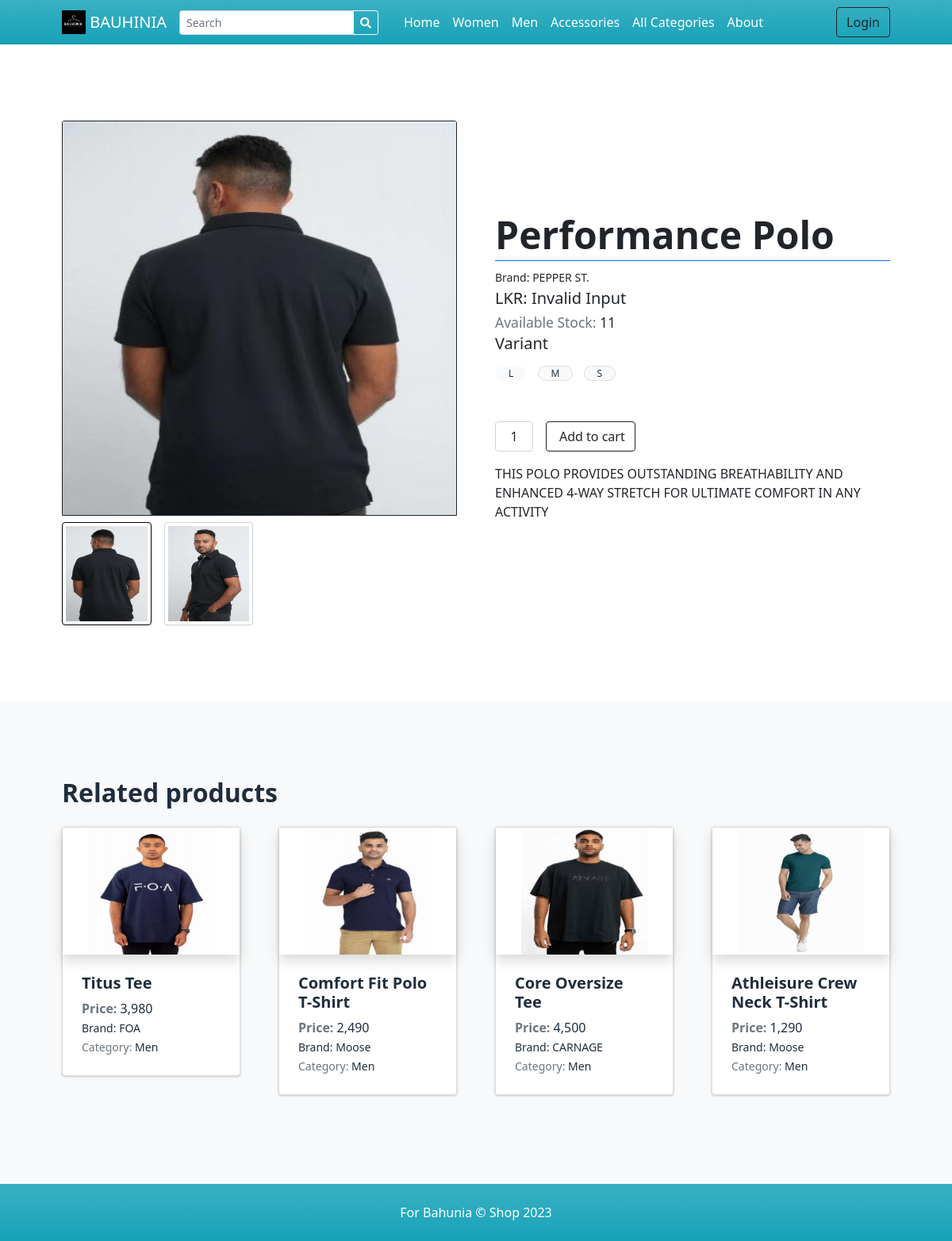
/?p=view_product&id=d3d9446802a44259755d38e6d163e820, run on the app's committed database.
### tables this page shows
CREATE TABLE `categories` (
  `id` int(30) NOT NULL,
  `category` varchar(250) NOT NULL,
  `description` text DEFAULT NULL,
  `status` tinyint(1) NOT NULL DEFAULT 1,
  `delete_flag` tinyint(1) NOT NULL DEFAULT 0,
  `date_created` datetime NOT NULL DEFAULT current_timestamp()
);

CREATE TABLE `inventory` (
  `id` int(30) NOT NULL,
  `variant` text NOT NULL,
  `product_id` int(30) NOT NULL,
  `quantity` double NOT NULL,
  `price` float NOT NULL,
  `date_created` datetime NOT NULL DEFAULT current_timestamp(),
  `date_updated` datetime DEFAULT NULL ON UPDATE current_timestamp()
);

CREATE TABLE `products` (
  `id` int(30) NOT NULL,
  `brand_id` int(30) NOT NULL,
  `category_id` int(30) NOT NULL,
  `name` varchar(250) NOT NULL,
  `specs` text NOT NULL,
  `status` tinyint(1) NOT NULL DEFAULT 1,
  `delete_flag` tinyint(1) NOT NULL DEFAULT 0,
  `date_created` datetime NOT NULL DEFAULT current_timestamp()
);

CREATE TABLE `brands` (
  `id` int(30) NOT NULL,
  `name` varchar(250) NOT NULL,
  `description` text DEFAULT NULL,
  `image_path` text DEFAULT NULL,
  `status` tinyint(1) NOT NULL DEFAULT 1,
  `delete_flag` tinyint(1) NOT NULL DEFAULT 0,
  `date_created` datetime NOT NULL DEFAULT current_timestamp()
);

### classes/DBConnection.php (called while the page is built, shortened)
<?php
class DBConnection{
    private $host = DB_SERVER;
    private $username = DB_USERNAME;
    private $password = DB_PASSWORD;
    private $database = DB_NAME;
    public $conn;
    public function __construct(){
        if (!isset($this->conn)) {
            $this->conn = new mysqli($this->host, $this->username, $this->password, $this->database);
        }
    }
}
?>

### classes/SystemSettings.php (called while the page is built, shortened)
<?php
class SystemSettings extends DBConnection{
	function userdata($field = ''){
		if(!empty($field)){
			if(isset($_SESSION['userdata'][$field]))
				return $_SESSION['userdata'][$field];
			else
				return null;
		}else{
			return false;
		}
	}
	function info($field=''){
		if(!empty($field)){
			if(isset($_SESSION['system_info'][$field]))
				return $_SESSION['system_info'][$field];
			else
				return false;
		}else{
			return false;
		}
	}
}
$_settings = new SystemSettings();
?>

### config.php (called while the page is built, shortened)
<?php
require_once('classes/DBConnection.php');
require_once('classes/SystemSettings.php');
function validate_image($file){
	if(!empty($file)){
        $ex = explode("?",$file);
        $file = $ex[0];
        $ts = isset($ex[1]) ? "?".$ex[1] : '';
		if(is_file(base_app.$file)){
			return base_url.$file.$ts;
		}else{
			return base_url.'dist/img/no-image-available.png';
		}
	}else{
		return base_url.'dist/img/no-image-available.png';
	}
}
function format_num($number = '' , $decimal = ''){
    if(is_numeric($number)){
        $ex = explode(".",$number);
        $decLen = isset($ex[1]) ? strlen($ex[1]) : 0;
        if(is_numeric($decimal)){
            return number_format($number,$decimal);
        }else{
            return number_format($number,$decLen);
        }
    }else{
        return "Invalid Input";
    }
}
?>

### view_product.php (the view, shortened to what this page needs)
<?php
 $products = $conn->query("SELECT p.*,b.name as bname,c.category FROM `products` p inner join brands b on p.brand_id = b.id inner join categories c on p.category_id = c.id where md5(p.id) = '{$_GET['id']}' ");
 if($products->num_rows > 0){
    $upload_path = base_app.'/uploads/product_'.$id;
    $img = "";
    if(is_dir($upload_path)){
        $fileO = scandir($upload_path);
        if(isset($fileO[2]))
            $img = "uploads/product_".$id."/".$fileO[2];
    }
    $inventory = $conn->query("SELECT * FROM inventory where product_id = ".$id." order by variant asc");
    $inv = array();
    while($ir = $inventory->fetch_assoc()){
        $ir['price'] = format_num($ir['price']);
        $ir['stock'] = $ir['quantity'];
        $sold = $conn->query("SELECT sum(quantity) FROM `order_list` where inventory_id = '{$ir['id']}' and order_id in (SELECT order_id from `sales`)")->fetch_array()[0];
        $sold = $sold > 0 ? $sold : 0;
        $ir['stock'] = $ir['stock'] - $sold;
        $inv[] = $ir;
    }
 }
?>
<section class="py-5">
    <div class="container px-4 px-lg-5 my-5">
        <div class="row gx-4 gx-lg-5 align-items-center">
            <div class="col-md-6">
                <img class="card-img-top mb-5 mb-md-0 border border-dark" loading="lazy" id="display-img" src="<?php echo validate_image($img) ?>" alt="..." />
                <div class="mt-2 row gx-2 gx-lg-3 row-cols-4 row-cols-md-3 row-cols-xl-4 justify-content-start">
                    <?php
                        foreach($fileO as $k => $img):
                            if(in_array($img,array('.','..')))
                                continue;
                    ?>
                    <div class="col">
                        <a href="javascript:void(0)" class="view-image <?php echo $k == 2 ? "active":'' ?>"><img src="<?php echo validate_image('uploads/product_'.$id.'/'.$img) ?>" loading="lazy"  class="img-thumbnail" alt=""></a>
                    </div>
                    <?php endforeach; ?>
                </div>
            </div>
            <div class="col-md-6">
                <h1 class="display-5 fw-bolder border-bottom border-primary pb-1"><?php echo $name ?></h1>
                <p class="m-0"><small>Brand: <?php echo $bname ?></small></p>
                <div class="fs-5 mb-5">
                LKR:  <span id="price"><?php echo isset($inv[0]['price']) ?  format_num($inv[0]['price']) : "--" ?></span>
                <br>
                <span><small><span class="text-muted">Available Stock:</span> <span id="avail"><?php echo isset($inv[0]['stock']) ? format_num($inv[0]['stock']) : "--" ?></span></small></span>
                <h5>Variant</h5>
                <?php
                    $active = false;
                foreach($inv as $k => $v):
                ?>
                <span class="variant-item border rounded-pill bg-gradient-light mr-2 text-xs px-3 <?= (!$active) ? "active" : "" ?>" data-key = "<?= $k ?>"><?= $v['variant'] ?></span>
                <?php
                    $active = true;
                     endforeach;
                ?>
                </div>
                <form action="" id="add-cart">
                <div class="d-flex">
                    <input class="form-control text-center me-3" id="inputQuantity" type="num" value="1" style="max-width: 3rem" name="quantity" />
                    <button class="btn btn-outline-dark flex-shrink-0" type="submit">
                        Add to cart
                    </button>
                </div>
                </form>
                <p class="lead"><?php echo stripslashes(html_entity_decode($specs)) ?></p>
            </div>
        </div>
    </div>
</section>
<section class="py-5 bg-light">
    <div class="container px-4 px-lg-5 mt-5">
        <h2 class="fw-bolder mb-4">Related products</h2>
        <div class="row gx-4 gx-lg-5 row-cols-1 row-cols-md-3 row-cols-xl-4 justify-content-center">
        <?php
            $products = $conn->query("SELECT p.*,b.name as bname,c.category  FROM `products` p inner join brands b on p.brand_id = b.id inner join categories c on p.category_id = c.id where p.status = 1 and (p.category_id = '{$category_id}' or p.brand_id = '{$brand_id}') and p.id !='{$id}' order by rand() limit 4 ");
            while($row = $products->fetch_assoc()):
                $upload_path = base_app.'/uploads/product_'.$row['id'];
                $img = "";
                if(is_dir($upload_path)){
                    $fileO = scandir($upload_path);
                    if(isset($fileO[2]))
                        $img = "uploads/product_".$row['id']."/".$fileO[2];
                }
                foreach($row as $k=> $v){
                    $row[$k] = trim(stripslashes($v));
                }
                $rinventory = $conn->query("SELECT distinct(`price`) FROM inventory where product_id = ".$row['id']." order by `price` asc");
                $rinv = array();
                while($ir = $rinventory->fetch_assoc()){
                    $rinv[] = format_num($ir['price']);
                }
                $price = '';
                if(isset($rinv[0]))
                $price .= $rinv[0];
        ?>
            <div class="col mb-5">
                <a class="card product-item text-reset text-decoration-none" href=".?p=view_product&id=<?php echo md5($row['id']) ?>">
                    <div class="overflow-hidden shadow product-holder">
                        <img class="card-img-top w-100 product-cover" src="<?php echo validate_image($img) ?>" alt="..." />
                    </div>
                    <div class="card-body p-4">
                        <div class="">
                            <h5 class="fw-bolder"><?php echo $row['name'] ?></h5>
                            <span><b class="text-muted">Price: </b><?php echo $price ?></span>
                            <p class="m-0"><small>Brand: <?php echo $row['bname'] ?></small></p>
                            <p class="m-0"><small><span class="text-muted">Category:</span> <?php echo $row['category'] ?></small></p>
                        </div>
                    </div>
                </a>
            </div>
            <?php endwhile; ?>
        </div>
    </div>
</section>

### index.php (shortened to what this page needs)
<?php require_once('config.php'); ?>
<!DOCTYPE html>
<html lang="en">
<?php require_once('inc/header.php') ?>
<body>
<?php require_once('inc/topBarNav.php') ?>
<?php $page = isset($_GET['p']) ? $_GET['p'] : 'home';  ?>
<?php
    if(!file_exists($page.".php") && !is_dir($page)){
        include '404.html';
    }else{
    if(is_dir($page))
        include $page.'/index.php';
    else
        include $page.'.php';
    }
?>
<?php require_once('inc/footer.php') ?>
</body>
</html>

### inc/header.php (shortened to what this page needs)
<head>
    <link rel="stylesheet" href="<?php echo base_url ?>plugins/fontawesome-free/css/all.min.css">
    <link rel="stylesheet" href="<?php echo base_url ?>plugins/tempusdominus-bootstrap-4/css/tempusdominus-bootstrap-4.min.css">
  <link rel="stylesheet" href="<?php echo base_url ?>plugins/datatables-bs4/css/dataTables.bootstrap4.min.css">
  <link rel="stylesheet" href="<?php echo base_url ?>plugins/datatables-responsive/css/responsive.bootstrap4.min.css">
  <link rel="stylesheet" href="<?php echo base_url ?>plugins/datatables-buttons/css/buttons.bootstrap4.min.css">
  <link rel="stylesheet" href="<?php echo base_url ?>plugins/select2/css/select2.min.css">
  <link rel="stylesheet" href="<?php echo base_url ?>plugins/select2-bootstrap4-theme/select2-bootstrap4.min.css">
    <link rel="stylesheet" href="<?php echo base_url ?>plugins/icheck-bootstrap/icheck-bootstrap.min.css">
    <link rel="stylesheet" href="<?php echo base_url ?>plugins/jqvmap/jqvmap.min.css">
    <link rel="stylesheet" href="<?php echo base_url ?>dist/css/adminlte.css">
    <link rel="stylesheet" href="<?php echo base_url ?>dist/css/custom.css">
    <link rel="stylesheet" href="<?php echo base_url ?>assets/css/styles.css">
    <link rel="stylesheet" href="<?php echo base_url ?>plugins/overlayScrollbars/css/OverlayScrollbars.min.css">
    <link rel="stylesheet" href="<?php echo base_url ?>plugins/daterangepicker/daterangepicker.css">
    <link rel="stylesheet" href="<?php echo base_url ?>plugins/summernote/summernote-bs4.min.css">
  <link rel="stylesheet" href="<?php echo base_url ?>plugins/sweetalert2-theme-bootstrap-4/bootstrap-4.min.css">
  </head>

### inc/topBarNav.php (shortened to what this page needs)
<nav class="navbar navbar-expand-lg navbar-dark bg-gradient-info">
            <div class="container px-4 px-lg-5 ">
                <a class="navbar-brand" href="./">
                <img src="<?php echo validate_image($_settings->info('logo')) ?>" width="30" height="30" class="d-inline-block align-top" alt="" loading="lazy">
                <?php echo $_settings->info('short_name') ?>
                </a>
                <form class="form-inline" id="search-form">
                  <div class="input-group">
                    <input class="form-control form-control-sm form " type="search" placeholder="Search" aria-label="Search" name="search"  value="<?php echo isset($_GET['search']) ? $_GET['search'] : "" ?>"  aria-describedby="button-addon2">
                    <div class="input-group-append">
                      <button class="btn btn-outline-light btn-sm m-0" type="submit" id="button-addon2"><i class="fa fa-search"></i></button>
                    </div>
                  </div>
                </form>
                <div class="collapse navbar-collapse" id="navbarSupportedContent">
                    <ul class="navbar-nav me-auto mb-2 mb-lg-0 ms-lg-4">
                        <li class="nav-item"><a class="nav-link text-white" aria-current="page" href="./">Home</a></li>
                        <?php
                        $cat_qry = $conn->query("SELECT * FROM categories where status = 1  limit 3");
                        $count_cats =$conn->query("SELECT * FROM categories where status = 1 ")->num_rows;
                        while($crow = $cat_qry->fetch_assoc()):
                        ?>
                        <li class="nav-item"><a class="nav-link text-white" aria-current="page" href="./?p=products&c=<?php echo md5($crow['id']) ?>"><?php echo $crow['category'] ?></a></li>
                        <?php endwhile; ?>
                        <?php if($count_cats > 3): ?>
                        <li class="nav-item"><a class="nav-link text-white" href="./?p=view_categories">All Categories</a></li>
                        <?php endif; ?>
                        <li class="nav-item"><a class="nav-link text-white" href="./?p=about">About</a></li>
                    </ul>
                    <div class="d-flex align-items-center">
                      <?php if($_settings->userdata('id') > 0 && $_settings->userdata('login_type') == 2): ?>
                        <a class="text-dark mr-2 nav-link text-white" href="./?p=cart">
                            <i class="bi-cart-fill me-1"></i>
                            Cart
                            <span class="badge bg-dark text-white ms-1 rounded-pill" id="cart-count">
                              <?php
                                $count = $conn->query("SELECT SUM(quantity) as items from `cart` where client_id =".$_settings->userdata('id'))->fetch_assoc()['items'];
                                echo ($count > 0 ? $count : 0);
                              ?>
                            </span>
                        </a>
                            <a href="./?p=my_account" class="text-dark  nav-link text-white"><b> Hi, <?php echo $_settings->userdata('firstname')?>!</b></a>
                            <a href="logout.php" class="text-dark  nav-link text-white"><i class="fa fa-sign-out-alt"></i></a>
                        <?php else: ?>
                        <button class="btn btn-outline-dark ml-2" id="login-btn" type="button">Login</button>
                        <?php endif; ?>
                    </div>
                </div>
            </div>
        </nav>

### inc/footer.php (shortened to what this page needs)
<footer class="py-4 bg-gradient-info">
            <div class="container">
              <p class="m-0 text-center text-white">For Bahunia &copy; Shop 2023</p>
          </div>
        </footer>

### view_product.php (style rules this page uses)
.variant-item.active { border-color:var(--pink) !important; }
.variant-item { cursor: pointer !important; }

### data on the page
categories: category "Women"
categories: category "Men"
categories: category "Accessories"
inventory: quantity "11", variant "L"
inventory: variant "M"
inventory: variant "S"
products: shows a picture, name "Titus Tee", price "3,980", brand.name "FOA", category.category "Men"
products: shows a picture, name "Comfort Fit Polo T-Shirt", price "2,490", brand.name "Moose", category.category "Men"
products: shows a picture, name "Core Oversize Tee", price "4,500", brand.name "CARNAGE", category.category "Men"
products: shows a picture, name "Athleisure Crew Neck T-Shirt", price "1,290", brand.name "Moose", category.category "Men"

### other printed values
$_settings->info('short_name') "BAUHINIA"
$name "Performance Polo"
$bname "PEPPER ST."
format_num($inv[0]['price']) "Invalid Input"
html_entity_decode($specs) "THIS POLO PROVIDES OUTSTANDING BREATHABILITY AND ENHANCED 4-WAY STRETCH FOR ULTIMATE COMFORT IN ANY ACTIVITY"
